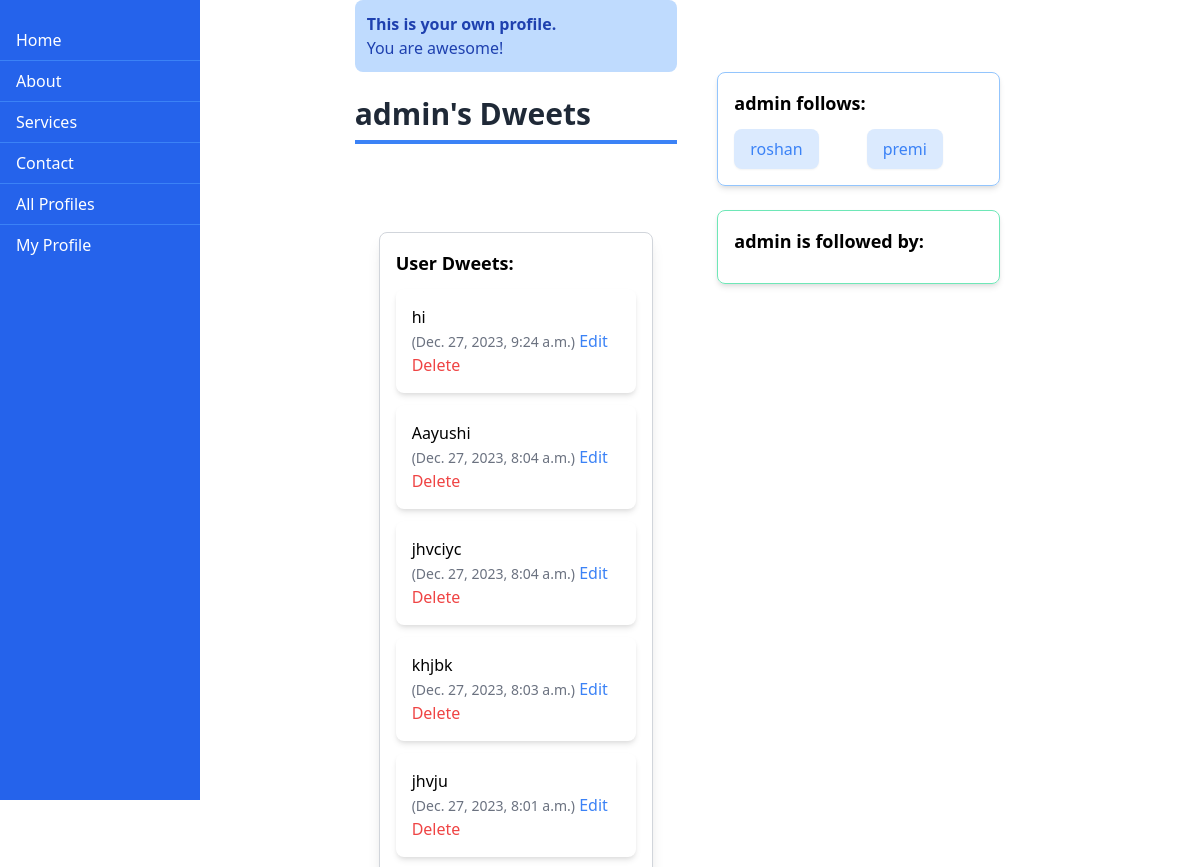
Before: /profile/1/ (signed in, upper part) with the older database file.
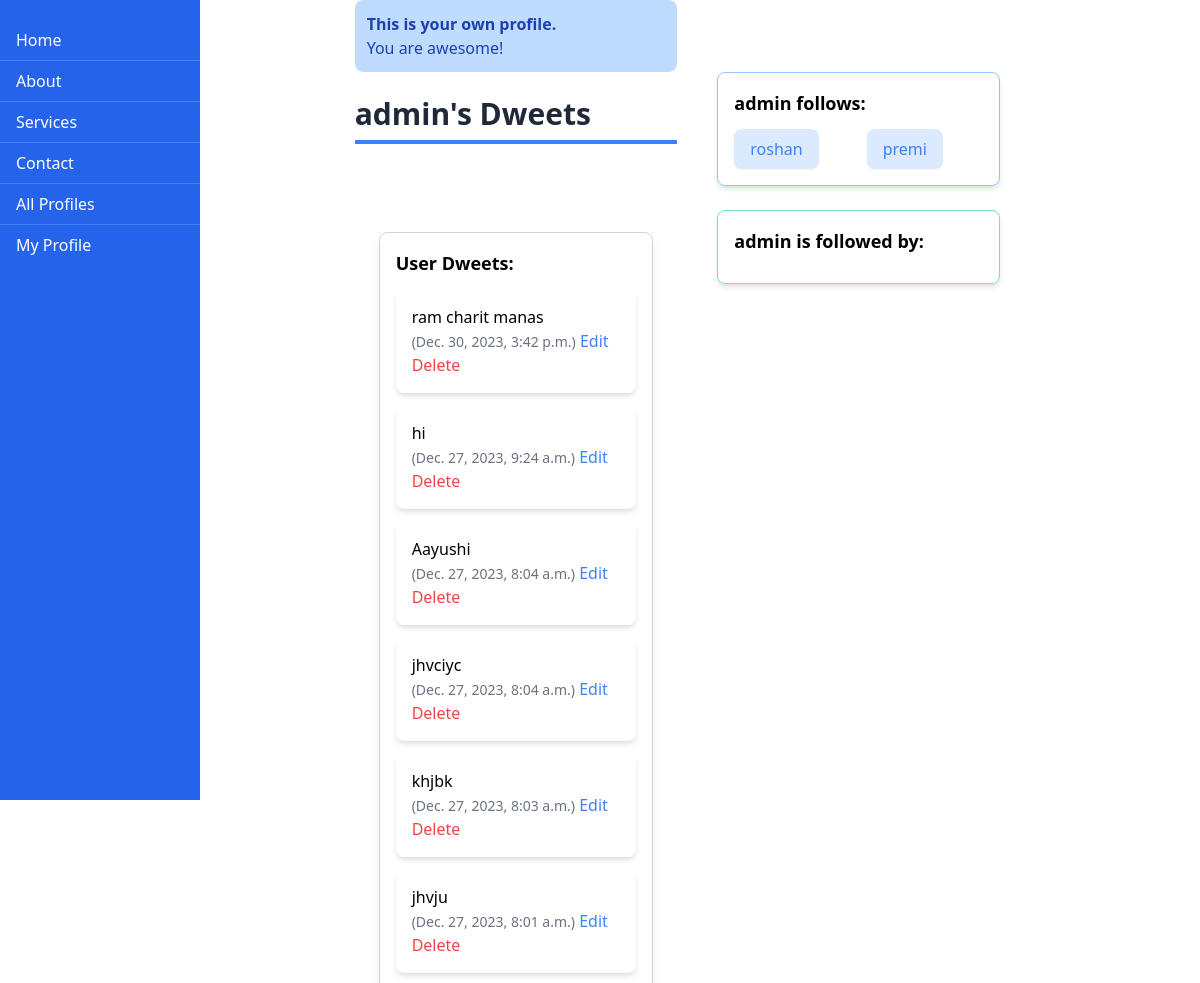
After: the same page with the newer database file.
### dwitter/models.py (models this page shows, shortened)
class Dweet(models.Model):
    user = models.ForeignKey(
        User, related_name="dweets", on_delete=models.CASCADE
    )
    body = models.CharField(max_length=140)
    created_at = models.DateTimeField(auto_now_add=True)

class Profile(models.Model):
    user = models.OneToOneField(User, on_delete=models.CASCADE)
    follows = models.ManyToManyField(
        "self",
        related_name="followed_by",
        symmetrical=False,
        blank=True,
    )
    def __str__(self):
        return self.user.username

### dwitter/views.py (the view, shortened to what this page needs)
# urls.py: path("profile/<int:pk>/", profile, name="profile"),
@login_required(login_url='dwitter:login')
def profile(request, pk):
    print(pk, request.user.pk)
    if not hasattr(request.user, 'profile'):
        missing_profile = Profile(user=request.user.profile)
        missing_profile.save()
    profile = Profile.objects.get(pk=pk)
    my_dweets = Dweet.objects.filter(
        user = profile.user
    ).order_by("-created_at")
    return render(request, "dwitter/profile.html", {"profile" : profile, "dweets" : my_dweets})

### dwitter/templates/dwitter/profile.html (shortened to what this page needs)
{% extends 'base.html' %}
{% block content %}
<div class="grid grid-cols-3 gap-4">
    <div class="flex justify-between">
        <div class="bg-blue-600 text-white h-screen w-1/6 fixed top-0 left-0 overflow-y-auto pt-5">
            <a href="{% url 'dwitter:dashboard' %}" class="block py-2 px-4 hover:bg-blue-500 border-b border-blue-500">Home</a>
            <a href="#about" class="block py-2 px-4 hover:bg-blue-500 border-b border-blue-500">About</a>
            <a href="#services" class="block py-2 px-4 hover:bg-blue-500 border-b border-blue-500">Services</a>
            <a href="#contact" class="block py-2 px-4 hover:bg-blue-500 border-b border-blue-500">Contact</a>
            <a href="{% url 'dwitter:profile_list' %}" class="block py-2 px-4 hover:bg-blue-500 border-b border-blue-500">All Profiles</a>
            <a href="{% url 'dwitter:profile' request.user.profile.id %}" class="block py-2 px-4 hover:bg-blue-500">My Profile</a>
        </div>
    </div>
    <div class="flex-1 ml-2">
        <form method="post">
            <div class="mb-3">
                {% if profile != user.profile %}
                    {% if profile in user.profile.follows.all %}
                        <button name="follow" value="unfollow" class="bg-red-500 text-white py-2 px-4 rounded-lg">Unfollow</button>
                        <button class="mr-2 bg-gray-500 text-white py-2 px-4 rounded-lg">Follow</button>
                    {% else %}
                        <button name="follow" value="follow" class="bg-green-500 text-white py-2 px-4 rounded-lg">Follow</button>
                        <button class="ml-2 bg-gray-500 text-white py-2 px-4 rounded-lg">Unfollow</button>
                    {% endif %}
                {% else %}
                    <div class="bg-blue-200 text-blue-800 rounded-lg p-3">
                        <p class="font-bold">This is your own profile.</p>
                        <p>You are awesome!</p>
                    </div>
                {% endif %}
            </div>
        </form>
        <h1 class="text-3xl font-semibold text-gray-800 border-b-4 border-blue-500 py-2 mb-6">{{ profile.user.username }}'s Dweets</h1>
        <div class="mt-8 p-6">
            <div class="mt-8 border border-gray-300 rounded-lg shadow-lg p-4">
                <h3 class="text-lg font-semibold mb-3">User Dweets:</h3>
                {% for dweet in dweets %}
                    <div class="mb-3 bg-white rounded-lg shadow-md p-4">
                        <p>{{ dweet.body }}</p>
                        <span class="text-sm text-gray-500">({{ dweet.created_at }})</span>
                        {% if user.is_authenticated and dweet.user == user %}
                            <a href="{% url 'dwitter:edit_dweet' dweet.id %}" class="text-blue-500 mr-2">Edit</a>
                            <a href="{% url 'dwitter:delete_dweet' dweet.id %}" class="text-red-500">Delete</a>
                        {% endif %}
                    </div>
                {% endfor %}
            </div>
        </div>
    </div>
    <div class="mt-8 p-6">
        <div class="mt-4 border border-blue-300 rounded-lg shadow-md p-4">
            <h3 class="text-lg font-semibold mb-3">{{ profile.user.username }} follows:</h3>
            <ul class="grid grid-cols-2 gap-4">
                {% for following in profile.follows.all %}
                    {% if following != profile %}
                        <li>
                            <a href="{% url 'dwitter:profile' following.id %}" class="inline-block py-2 px-4 bg-blue-100 hover:bg-blue-200 rounded-lg shadow-sm transition duration-300">
                                <span class="text-blue-500">{{ following }}</span>
                            </a>
                        </li>
                    {% endif %}
                {% endfor %}
            </ul>
        </div>
        <div class="mt-6 border border-green-300 rounded-lg shadow-md p-4">
            <h3 class="text-lg font-semibold mb-3">{{ profile.user.username }} is followed by:</h3>
        </div>
    </div>
</div>
{% endblock content %}

Changed rows visible on the page:
added Dweet: body "ram charit manas", created_at "Dec. 30, 2023, 3:42 p.m.", shows "Edit"
